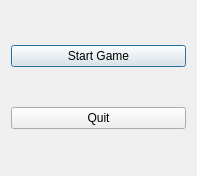
<?xml version="1.0" encoding="UTF-8"?>
<ui version="4.0">
 <class>buttonwidget</class>
 <widget class="QDialog" name="buttonwidget">
  <property name="geometry">
   <rect>
    <x>0</x>
    <y>0</y>
    <width>197</width>
    <height>176</height>
   </rect>
  </property>
  <property name="windowTitle">
   <string>Dialog</string>
  </property>
  <layout class="QHBoxLayout" name="horizontalLayout">
   <item>
    <layout class="QVBoxLayout" name="verticalLayout">
     <item>
      <widget class="QPushButton" name="startbutton">
       <property name="text">
        <string>Start Game</string>
       </property>
      </widget>
     </item>
     <item>
      <widget class="QPushButton" name="quitbutton">
       <property name="text">
        <string>Quit</string>
       </property>
      </widget>
     </item>
    </layout>
   </item>
  </layout>
 </widget>
 <resources/>
 <connections/>
</ui>
